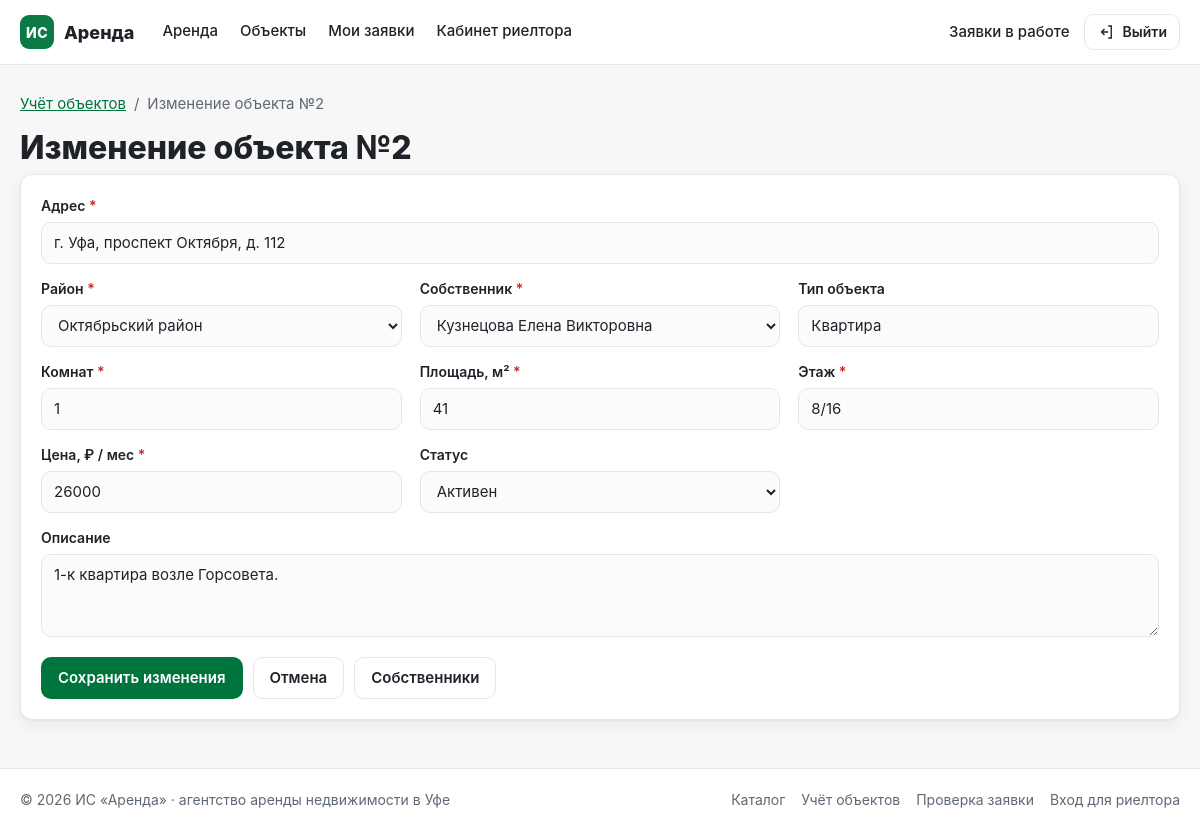
The app's page /objects/2/edit (signed in) with its own data.
### tables this page shows
CREATE TABLE properties (
    property_id INTEGER PRIMARY KEY AUTOINCREMENT,
    owner_id INTEGER NOT NULL,
    district_id INTEGER NOT NULL,
    property_type VARCHAR(50) NOT NULL DEFAULT 'Квартира',
    address_ufa VARCHAR(255) NOT NULL,
    rooms_count INTEGER NOT NULL,
    area_total DECIMAL(6, 2) NOT NULL,
    floor_info VARCHAR(20) NOT NULL,
    price_monthly DECIMAL(10, 2) NOT NULL,
    status VARCHAR(30) NOT NULL DEFAULT 'Активен',
    description TEXT,
    FOREIGN KEY (owner_id) REFERENCES owners(owner_id),
    FOREIGN KEY (district_id) REFERENCES districts(district_id)
);

### app.py (the view, shortened to what this page needs)
@app.route('/objects/<int:property_id>/edit', methods=['GET', 'POST'])
@login_required
def objects_edit(property_id):
    errors = {}
    conn = database.get_db()
    try:
        districts = applications.list_districts(conn)
        owners = catalog.list_owners(conn)
        row = catalog.get_property(conn, property_id)
        if row is None:
            flash('Объект не найден', 'error')
            return redirect(url_for('objects_list'))
        form = dict(row)
        return render_template('object_form.html', form=form, errors=errors,
                               districts=districts, owners=owners,
                               statuses=catalog.PROPERTY_STATUSES, action='edit',
                               title=f'Изменение объекта №{property_id}')
    finally:
        conn.close()

### app.py (called while the page is built)
@app.context_processor
def inject_globals():
    return {'current_year': datetime.date.today().year,
            'manager': session.get('manager'),
            'staff': bool(session.get('manager'))}

def login_required(view):
    from functools import wraps
    @wraps(view)
    def wrapper(*args, **kwargs):
        if not session.get('manager'):
            flash('Для работы с заявками войдите в систему', 'warning')
            return redirect(url_for('login', next=request.path))
        return view(*args, **kwargs)
    return wrapper

### applications.py (called while the page is built)
def list_districts(conn):
    return conn.execute('SELECT * FROM districts ORDER BY name').fetchall()

### catalog.py (called while the page is built)
def get_property(conn, property_id):
    return conn.execute('''
        SELECT p.*, d.name AS district_name, o.full_name AS owner_name
        FROM properties p
        JOIN districts d ON p.district_id = d.district_id
        JOIN owners o ON p.owner_id = o.owner_id
        WHERE p.property_id = ?
    ''', (property_id,)).fetchone()

def list_owners(conn):
    return conn.execute('SELECT * FROM owners ORDER BY full_name').fetchall()

### db.py (called while the page is built)
def get_db():
    conn = sqlite3.connect(DB_PATH)
    conn.row_factory = sqlite3.Row
    conn.execute('PRAGMA foreign_keys = ON')
    return conn

### templates/object_form.html (shortened to what this page needs)
{% extends "base.html" %}
{% from "_macros.html" import icon %}
{% block content %}
<nav class="breadcrumbs" aria-label="Навигация">
  <a href="{{ url_for('objects_list') }}">Учёт объектов</a> <span>/</span> <span>{{ title }}</span>
</nav>
<h1 class="page-title page-title--left">{{ title }}</h1>
<form class="card form-grid" method="post"
      action="{{ url_for('objects_edit', property_id=form.property_id) if action == 'edit' else url_for('objects_create') }}" novalidate>
  <div class="field field--full">
    <label for="address_ufa">Адрес <span class="req">*</span></label>
    <input id="address_ufa" name="address_ufa" class="control {% if errors.get('address_ufa') %}is-invalid{% endif %}"
           value="{{ form.get('address_ufa', '') }}" placeholder="г. Уфа, ул. Ленина, д. 42">
  </div>
  <div class="field">
    <label for="district_id">Район <span class="req">*</span></label>
    <select id="district_id" name="district_id" class="control {% if errors.get('district_id') %}is-invalid{% endif %}">
      {% for d in districts %}
      <option value="{{ d.district_id }}" {% if form.get('district_id')|string == d.district_id|string %}selected{% endif %}>{{ d.name }}</option>
      {% endfor %}
    </select>
  </div>
  <div class="field">
    <label for="owner_id">Собственник <span class="req">*</span></label>
    <select id="owner_id" name="owner_id" class="control {% if errors.get('owner_id') %}is-invalid{% endif %}">
      {% for o in owners %}
      <option value="{{ o.owner_id }}" {% if form.get('owner_id')|string == o.owner_id|string %}selected{% endif %}>{{ o.full_name }}</option>
      {% endfor %}
    </select>
  </div>
  <div class="field">
    <label for="property_type">Тип объекта</label>
    <input id="property_type" name="property_type" class="control" value="{{ form.get('property_type', 'Квартира') }}">
  </div>
  <div class="field">
    <label for="rooms_count">Комнат <span class="req">*</span></label>
    <input id="rooms_count" name="rooms_count" class="control {% if errors.get('rooms_count') %}is-invalid{% endif %}"
           value="{{ form.get('rooms_count', '') }}" inputmode="numeric" placeholder="2">
  </div>
  <div class="field">
    <label for="area_total">Площадь, м² <span class="req">*</span></label>
    <input id="area_total" name="area_total" class="control {% if errors.get('area_total') %}is-invalid{% endif %}"
           value="{{ form.get('area_total', '') }}" placeholder="58.5">
  </div>
  <div class="field">
    <label for="floor_info">Этаж <span class="req">*</span></label>
    <input id="floor_info" name="floor_info" class="control {% if errors.get('floor_info') %}is-invalid{% endif %}"
           value="{{ form.get('floor_info', '') }}" placeholder="5/9">
  </div>
  <div class="field">
    <label for="price_monthly">Цена, ₽ / мес <span class="req">*</span></label>
    <input id="price_monthly" name="price_monthly" class="control {% if errors.get('price_monthly') %}is-invalid{% endif %}"
           value="{{ form.get('price_monthly', '') }}" inputmode="numeric" placeholder="32000">
  </div>
  <div class="field">
    <label for="status">Статус</label>
    <select id="status" name="status" class="control">
      {% for s in statuses %}
      <option value="{{ s }}" {% if form.get('status', 'Активен') == s %}selected{% endif %}>{{ s }}</option>
      {% endfor %}
    </select>
  </div>
  <div class="field field--full">
    <label for="description">Описание</label>
    <textarea id="description" name="description" class="control" rows="3" maxlength="1000">{{ form.get('description') or '' }}</textarea>
  </div>
  <div class="field--full actions">
    <button class="btn btn--primary" type="submit">{{ 'Сохранить изменения' if action == 'edit' else 'Добавить в базу' }}</button>
    <a class="btn btn--ghost" href="{{ url_for('objects_list') }}">Отмена</a>
    <a class="btn btn--ghost" href="{{ url_for('owners_list') }}">Собственники</a>
  </div>
</form>
{% endblock %}

### static/style.css (style rules this page uses)
:root { --green: #0B7A45; --green-dark: #00743D; --green-soft: #E7F5EE; --bg: #F7F7F7; --surface: #FFFFFF; --text: #1F2329; --muted: #5F6875; --border: #E3E6EA; --danger: #C62828; --danger-soft: #FDECEC; --warn: #8A5A00; --warn-soft: #FFF4D6; --info: #1F4F8A; --info-soft: #E8F0FA; --radius: 12px; --shadow: 0 1px 2px rgba(16, 24, 40, .04), 0 4px 16px rgba(16, 24, 40, .06); --font: "Inter", "Helvetica Neue", Arial, sans-serif; }
* { box-sizing: border-box; }
html { -webkit-text-size-adjust: 100%; }
body { margin: 0; background: var(--bg); color: var(--text); font: 15px/1.5 var(--font); }
a { color: var(--green-dark); }
h1, h2, h3, h4 { line-height: 1.25; margin: 0; }
.btn { display: inline-flex; align-items: center; justify-content: center; gap: 8px; min-height: 42px; padding: 0 16px; border-radius: 10px; border: 1px solid transparent; font: 600 15px/1 var(--font); cursor: pointer; text-decoration: none; white-space: nowrap; transition: background .15s, border-color .15s, color .15s; }
.btn--primary { background: var(--green-dark); color: #fff; }
.btn--ghost { background: var(--surface); color: var(--text); border-color: var(--border); }
.card { background: var(--surface); border: 1px solid var(--border); border-radius: var(--radius); box-shadow: var(--shadow); padding: 20px; }
.page-title { font-size: 32px; font-weight: 800; margin: 8px 0 6px; }
.page-title--left { margin-left: 0; }
.field { display: flex; flex-direction: column; gap: 6px; margin-bottom: 14px; }
.field label { font-weight: 600; font-size: 14px; }
.req { color: var(--danger); }
.control { min-height: 42px; padding: 9px 12px; border: 1px solid var(--border); border-radius: 10px; background: #FBFBFC; font: 15px/1.4 var(--font); color: var(--text); width: 100%; }
textarea.control { resize: vertical; }
.form-grid { display: grid; grid-template-columns: repeat(3, 1fr); gap: 0 18px; }
.field--full { grid-column: 1 / -1; }
.actions { display: flex; gap: 10px; justify-content: flex-start; flex-wrap: wrap; margin-top: 6px; }
.breadcrumbs { color: var(--muted); margin: 4px 0 12px; display: flex; gap: 8px; }

### records on screen
properties: address_ufa "г. Уфа, проспект Октября, д. 112", property_type "Квартира", floor_info "8/16", price_monthly "26000", status "Активен", description "1-к квартира возле Горсовета."

### other values on screen
{{ title }} "Изменение объекта №2"
{{ 'Сохранить изменения' if action == 'edit' else 'Добавить в базу' }} "Сохранить изменения"
form field district_id "Октябрьский район"
form field owner_id "Кузнецова Елена Викторовна"
